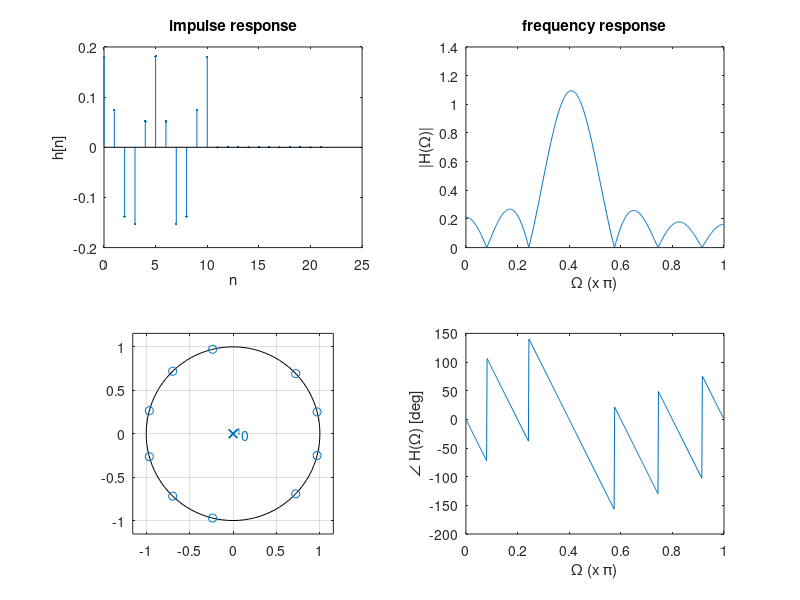

The MATLAB script that drew this image:
% m_ma_design2.m
% MA-based BPF (including HPF) design.

disp('This program designs MA-based BPF (including HPF).')
disp(' ')

M = input('Type M for (2M+1)-term causal MA filter (ex. 10) -->  ');
Omega0 = input('Type \Omega_0 [rad], center freq for BPF (ex. pi/3) -->  ');

len = 2*M + 1;

close all

% impulse response
subplot(2,2,1)
n0 = -M : M;
h0 = 2 / len * cos(Omega0*n0);

N = len*2;
n = 0 : N-1;
h = zeros(1,N);
h(1:len) = h0;
stem(n,h,'.'), title('impulse response')
xlabel('n'), ylabel('h[n]')

% set coeffs of x and y terms
a = zeros(1,len); % coeff of y terms
a(1) = 1;
b = h0; % coeff of x terms

% pole/zero locations
subplot(2,2,3)
zplane(b,a)

% frequency response
[H,w] = freqz(b,a);

subplot(2,2,2)
plot(w/pi,abs(H)), title('frequency response')
xlabel('\Omega (x \pi)'), ylabel('|H(\Omega)|')
    
subplot(2,2,4)
plot(w/pi,angle(H)*180/pi)
xlabel('\Omega (x \pi)'), ylabel('\angle H(\Omega) [deg]')